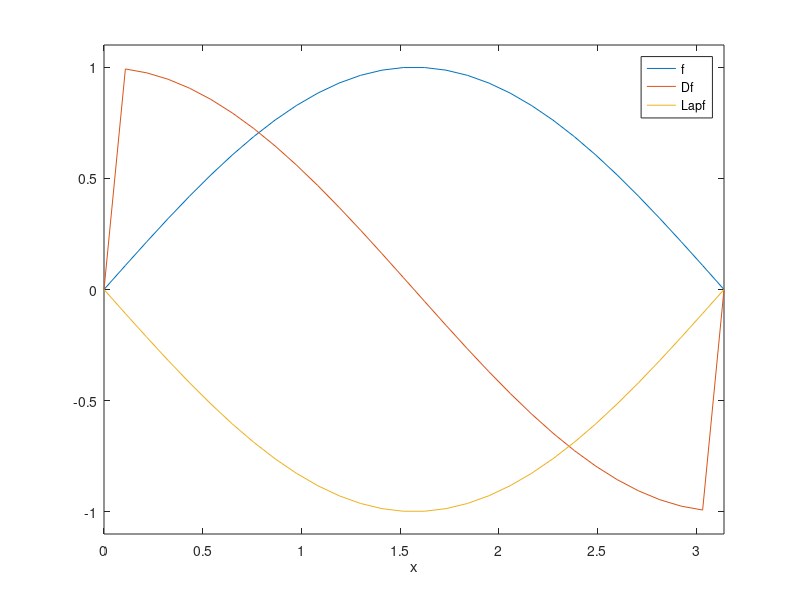

Write the MATLAB code that produced this figure.
%----------------------------------------------------------------
% Numerical calculation of first and second derivatives
% using a differential operator as a matrix.
%----------------------------------------------------------------
% Parameters for solving problem in the interval 0 < x < L.
L = pi;                % Interval Length.
N = 30;                 % No. of coordinate points.
x = linspace(0, L, N).'; % Coordinate vector.
dx = x(2) - x(1);        % Coordinate step.
% Two-point finite-difference representation of Derivative.
D = (diag(ones((N-1),1),1) - diag(ones((N-1),1),-1)) / (2*dx);
% Modify D so that it is consistent with f(0) = f(L) = 0.
D(1,   1) = 0; D(  1, 2) = 0; D(2, 1) = 0; % So that f(0) = 0.
D(N, N-1) = 0; D(N-1, N) = 0; D(N, N) = 0; % So that f(L) = 0.
% Three-point finite-difference representation of Laplacian.
Lap = (diag(ones((N-1),1),-1) - 2*diag(ones(N,1),0) ... 
     + diag(ones((N-1),1), 1)) / (dx^2);
% Modify Lap so that it is consistent with f(0) = f(L) = 0.
Lap(1,   1) = 0; Lap(  1, 2) = 0; Lap(2, 1) = 0; % So that f(0) = 0.
Lap(N, N-1) = 0; Lap(N-1, N) = 0; Lap(N, N) = 0; % So that f(L) = 0.
% To verify that D*f corresponds to taking the derivative of f
% and Lap*f corresponds to taking a second derviative of f,
% define f = sin(x).
f = sin(x); 
% Try the following: 
Df   =   D * f;
Lapf = Lap * f; 
plot(x,f, x,Df, x,Lapf); 
legend('f','Df','Lapf','Location','NorthEast');
xlabel('x');
axis([0 pi -1.1 1.1]);
%daspect([1 1 1]);

% To display the matrix D on screen, simply type D and return ...
disp(D);   % Displays the matrix D in the workspace 
